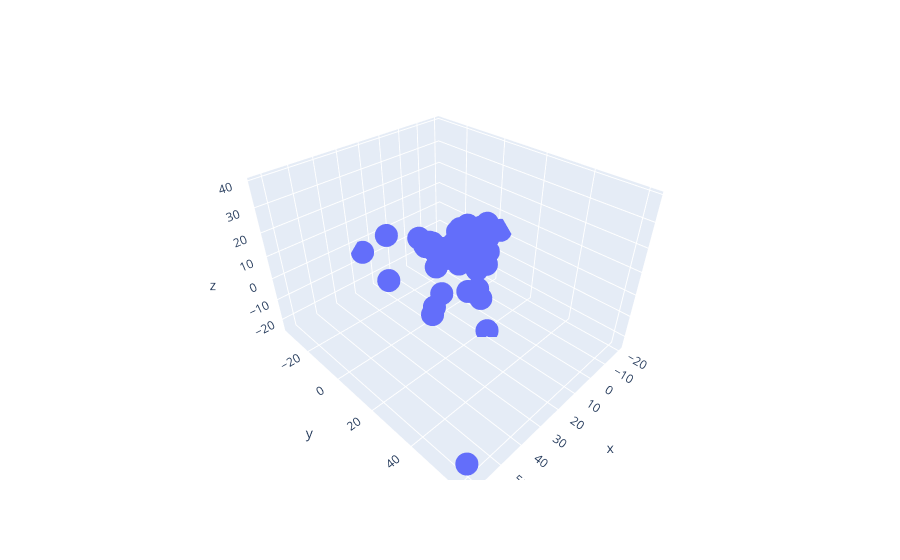

Notebook code cell kept with this figure:
### Code cell
import plotly.express as px

embeddings_true = pd.DataFrame(embeddings[y_train.reset_index(drop=True)==1], columns=['x', 'y', 'z'])
fig = px.scatter_3d(embeddings_true, x='x', y='y', z='z')
fig.show()

### Figure 1 — Plotly figure (JSON) as saved in the notebook; plotly's stock layout.template omitted (floating-point values rounded to 4 significant figures; data arrays with more than 128 entries replaced by an {"elided": "..."} marker saying what was removed)
{"data": [{"hovertemplate": "x=%{x}<br>y=%{y}<br>z=%{z}<extra></extra>", "legendgroup": "", "marker": {"color": "#636efa", "symbol": "circle"}, "mode": "markers", "name": "", "scene": "scene", "showlegend": false, "type": "scatter3d", "x": {"elided": "203 float values"}, "y": {"elided": "203 float values"}, "z": {"elided": "203 float values"}}], "layout": {"legend": {"tracegroupgap": 0}, "margin": {"t": 60}, "scene": {"domain": {"x": [0, 1], "y": [0, 1]}, "xaxis": {"title": {"text": "x"}}, "yaxis": {"title": {"text": "y"}}, "zaxis": {"title": {"text": "z"}}}}}
